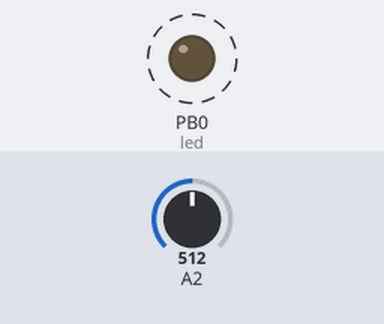
Bench run of a sketch on a simulated ATtiny85, built with avr-gcc and run on an emulated ATtiny85. On the bench: output pins drawn as LEDs (lit = HIGH). Dashed ring = blinking. Inputs (shaded band) come from the test bench; at power-on: A2 = 512.

Above: at 1.8 s.
1.9 s: A2 set to 122
At 2.37 s:
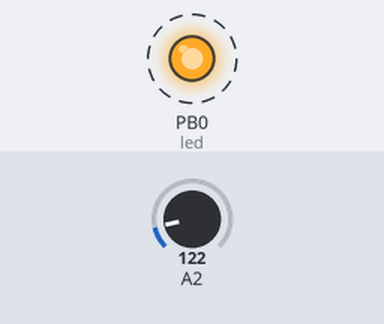
5.4 s: A2 set to 0
At 6.6 s:
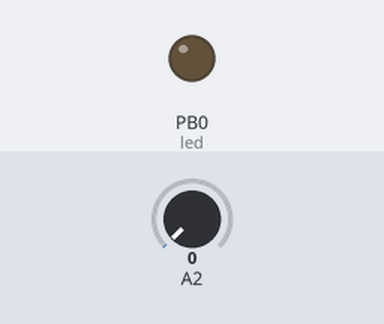
6.9 s: A2 set to 306
At 7.67 s:
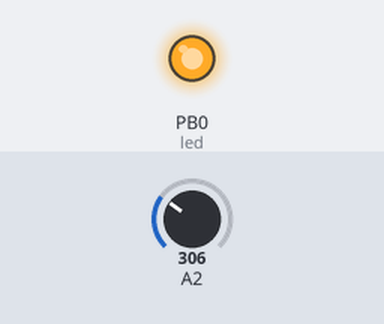
Timing chart, 0 to 16.4 s (numbered marks = the images above; inputs shaded):
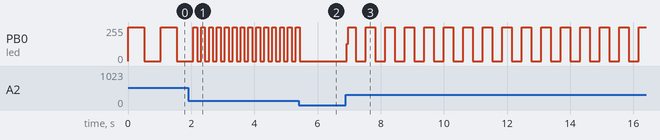

Measured:
- after the input at 1.9 s, PB0 (led): alternates 255/255 for 0.12 s and 0/255 for 0.13 s, starting after 0.29 s
- after the input at 5.4 s, PB0 (led): goes on until 5.4 s, then stays 0/255
- after the input at 6.9 s, PB0 (led): 0/255 → 131/255 at once, then moves between 0/255 and 255/255, repeating every 0.62 s
- by itself, PB0 (led): alternates 255/255 for 0.51 s and 0/255 for 0.52 s

The sketch:

analogReadTest.ino
```cpp
#include <SoftwareSerial.h>
int led = 0;
int tx = 1;
int rx = 2;

SoftwareSerial tinySerial(2,1);
void setup() {
  // initialize the digital pin as an output.
  pinMode(led, OUTPUT);
  pinMode(tx, OUTPUT);
  pinMode(rx, INPUT);
  tinySerial.begin(9600);
  //pinMode(3,INPUT);
 //analogReference(DEFAULT);
}

// the loop routine runs over and over again forever:
void loop() {
  int theDelay = analogRead(A2);

  tinySerial.println(theDelay);
  //blinkit(1);
  digitalWrite(led, HIGH);   // turn the LED on (HIGH is the voltage level)
  delay(theDelay);
  digitalWrite(led,LOW);
  delay(theDelay);
}
```
